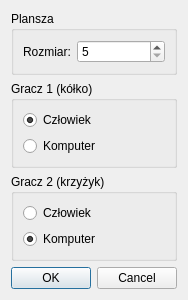
<?xml version="1.0" encoding="UTF-8"?>
<ui version="4.0">
 <class>NewGameDialog</class>
 <widget class="QDialog" name="NewGameDialog">
  <property name="geometry">
   <rect>
    <x>0</x>
    <y>0</y>
    <width>174</width>
    <height>258</height>
   </rect>
  </property>
  <property name="windowTitle">
   <string>Nowa gra</string>
  </property>
  <layout class="QVBoxLayout" name="verticalLayout_3">
   <item>
    <widget class="QGroupBox" name="groupBox">
     <property name="title">
      <string>Plansza</string>
     </property>
     <layout class="QFormLayout" name="formLayout">
      <item row="0" column="0">
       <widget class="QLabel" name="label">
        <property name="text">
         <string>Rozmiar:</string>
        </property>
       </widget>
      </item>
      <item row="0" column="1">
       <widget class="QSpinBox" name="boardSizeSpinBox">
        <property name="minimum">
         <number>5</number>
        </property>
        <property name="maximum">
         <number>10</number>
        </property>
       </widget>
      </item>
     </layout>
    </widget>
   </item>
   <item>
    <widget class="QGroupBox" name="groupBox_2">
     <property name="title">
      <string>Gracz 1 (kółko)</string>
     </property>
     <layout class="QVBoxLayout" name="verticalLayout_2">
      <item>
       <widget class="QRadioButton" name="playerOneHumanRadioButton">
        <property name="text">
         <string>Człowiek</string>
        </property>
        <property name="checked">
         <bool>true</bool>
        </property>
       </widget>
      </item>
      <item>
       <widget class="QRadioButton" name="playerOneComputerRadioButton">
        <property name="text">
         <string>Komputer</string>
        </property>
       </widget>
      </item>
     </layout>
    </widget>
   </item>
   <item>
    <widget class="QGroupBox" name="groupBox_3">
     <property name="title">
      <string>Gracz 2 (krzyżyk)</string>
     </property>
     <layout class="QVBoxLayout" name="verticalLayout">
      <item>
       <widget class="QRadioButton" name="playerTwoHumanRadioButton">
        <property name="text">
         <string>Człowiek</string>
        </property>
        <property name="checked">
         <bool>false</bool>
        </property>
       </widget>
      </item>
      <item>
       <widget class="QRadioButton" name="playerTwoComputerRadioButton">
        <property name="text">
         <string>Komputer</string>
        </property>
        <property name="checked">
         <bool>true</bool>
        </property>
       </widget>
      </item>
     </layout>
    </widget>
   </item>
   <item>
    <widget class="QDialogButtonBox" name="buttonBox">
     <property name="orientation">
      <enum>Qt::Horizontal</enum>
     </property>
     <property name="standardButtons">
      <set>QDialogButtonBox::Cancel|QDialogButtonBox::Ok</set>
     </property>
    </widget>
   </item>
   <item>
    <spacer name="verticalSpacer">
     <property name="orientation">
      <enum>Qt::Vertical</enum>
     </property>
     <property name="sizeHint" stdset="0">
      <size>
       <width>20</width>
       <height>40</height>
      </size>
     </property>
    </spacer>
   </item>
  </layout>
 </widget>
 <resources/>
 <connections>
  <connection>
   <sender>buttonBox</sender>
   <signal>accepted()</signal>
   <receiver>NewGameDialog</receiver>
   <slot>accept()</slot>
   <hints>
    <hint type="sourcelabel">
     <x>248</x>
     <y>254</y>
    </hint>
    <hint type="destinationlabel">
     <x>157</x>
     <y>274</y>
    </hint>
   </hints>
  </connection>
  <connection>
   <sender>buttonBox</sender>
   <signal>rejected()</signal>
   <receiver>NewGameDialog</receiver>
   <slot>reject()</slot>
   <hints>
    <hint type="sourcelabel">
     <x>316</x>
     <y>260</y>
    </hint>
    <hint type="destinationlabel">
     <x>286</x>
     <y>274</y>
    </hint>
   </hints>
  </connection>
 </connections>
</ui>
